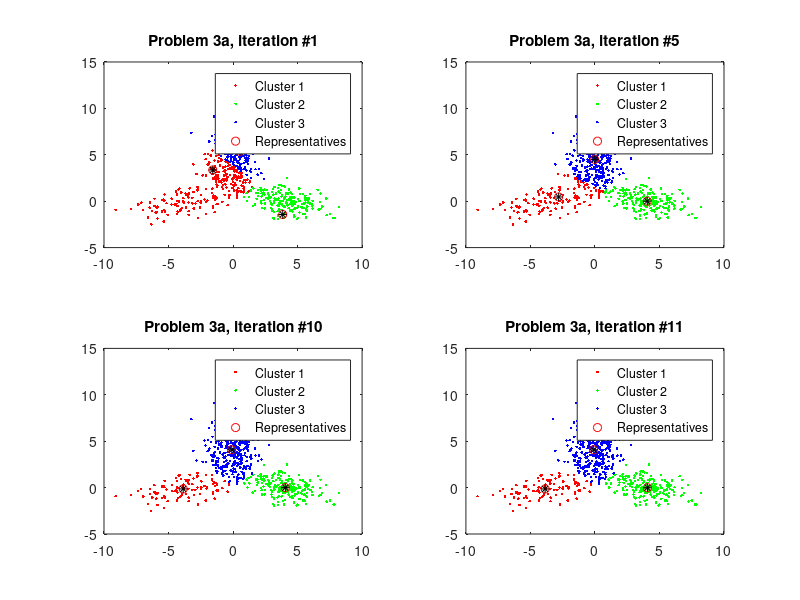
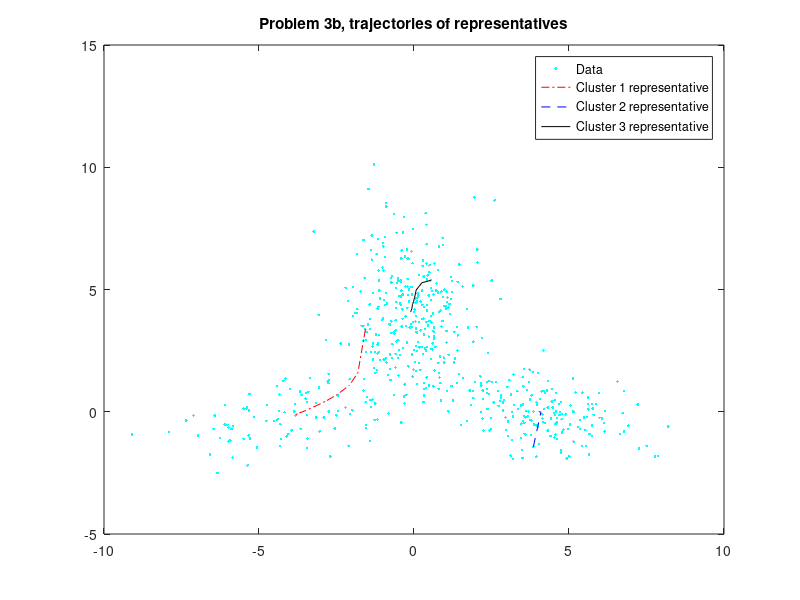
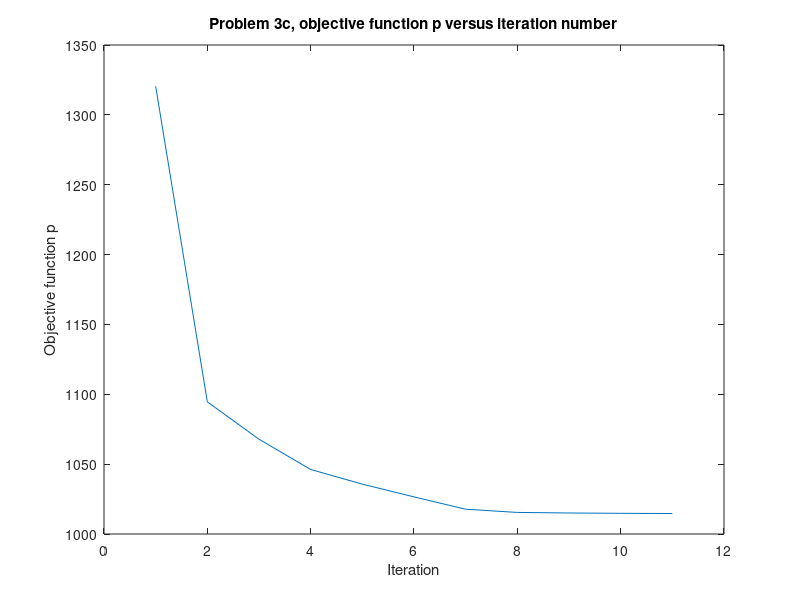
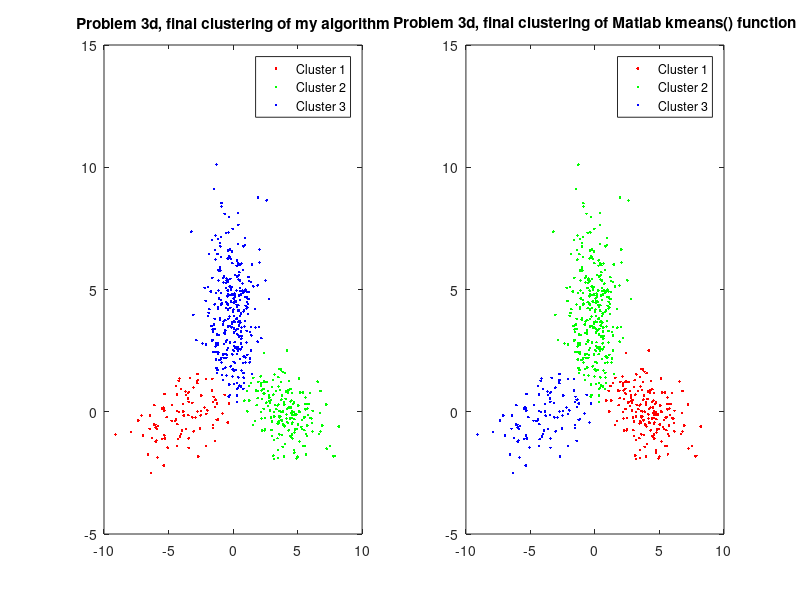

Reproduce these figures in MATLAB, in order.
load('clustering_data.mat');
[m, n] = size(x);
rng(2016);
K = 3;

clust_assignment = zeros(m, 1);
clust1 = zeros(0, 2);
clust2 = zeros(0, 2);
clust3 = zeros(0, 2);

trajectory1 = zeros(0, 2);
trajectory2 = zeros(0, 2);
trajectory3 = zeros(0, 2);

objective_per_iteration = zeros(0, 2);

% Problem 3a
figure
subplot_id = 1;
rs = datasample(x, K);
iteration = 1;
while 1
    clust1 = zeros(0, 2);
    clust2 = zeros(0, 2);
    clust3 = zeros(0, 2);
    
    change_occured = 0;
    % Cluster using representatives
    p_sum = 0;
    for i = 1:m
        vector = x(i, :);
        norm1 = norm(vector - rs(1, :));
        norm2 = norm(vector - rs(2, :));
        norm3 = norm(vector - rs(3, :));
        % Add vector to cluster with smallest norm
        min_norm = min([norm1, norm2, norm3]);
        p_sum = p_sum + min_norm;
        new_clust = 0;
        if min_norm == norm1
            new_clust = 1;
            clust1 = [clust1; vector];
        end
        if min_norm == norm2
            new_clust = 2;
            clust2 = [clust2; vector];
        end
        if min_norm == norm3
            new_clust = 3;
            clust3 = [clust3; vector];
        end
        if new_clust ~= clust_assignment(i)
            change_occured = 1;
        end
        clust_assignment(i) = new_clust;
    end
    p_row = [iteration p_sum];
    objective_per_iteration = [objective_per_iteration; p_row];
    
    % Plot data on relevant iterations
    if iteration == 1 || iteration == 5 || iteration == 10 || change_occured == 0
        sp = subplot(2, 2, subplot_id);
        subplot_id = subplot_id + 1;
        plot(sp, clust1(:, 1), clust1(:, 2), '.r', clust2(:, 1), clust2(:, 2), '.g', clust3(:, 1), clust3(:, 2), '.b', rs(:, 1), rs(:, 2), 'or', rs(:, 1), rs(:, 2), '*k');
        legend('Cluster 1', 'Cluster 2', 'Cluster 3', 'Representatives')
        title(strcat('Problem 3a, iteration #', int2str(iteration)));
    end
    iteration = iteration + 1;
    
    % Update representative
    mean1 = mean(clust1);
    mean2 = mean(clust2);
    mean3 = mean(clust3);
    if isequal(rs(1), mean1) || isequal(rs(2), mean2) || isequal(rs(3), mean3)
        change_occured = 1;
    end
    trajectory1 = [trajectory1; rs(1, :)];
    trajectory2 = [trajectory2; rs(2, :)];
    trajectory3 = [trajectory3; rs(3, :)];
    rs(1, :) = mean1;
    rs(2, :) = mean2;
    rs(3, :) = mean3;
    
    % Stop the loop if convergence occurred
    if change_occured == 0
        break;
    end
end

% Problem 3b
figure
plot(x(:, 1), x(:, 2), '.c', trajectory1(:, 1), trajectory1(:, 2), '-.r', trajectory2(:, 1), trajectory2(:, 2), '--b', trajectory3(:, 1), trajectory3(:, 2), '-k')
legend('Data', 'Cluster 1 representative', 'Cluster 2 representative', 'Cluster 3 representative');
title('Problem 3b, trajectories of representatives')

% Problem 4c
figure
plot(objective_per_iteration(:, 1), objective_per_iteration(:, 2))
title('Problem 3c, objective function p versus iteration number')
xlabel('Iteration')
ylabel('Objective function p')
last_row = objective_per_iteration(end, :);
text(9, 2200, strcat('Smallest value = ', num2str(last_row(2))));

% Problem 3d
figure
sp = subplot(1, 2, 1);
plot(sp, clust1(:, 1), clust1(:, 2), '.r', clust2(:, 1), clust2(:, 2), '.g', clust3(:, 1), clust3(:, 2), '.b');
legend('Cluster 1', 'Cluster 2', 'Cluster 3')
title('Problem 3d, final clustering of my algorithm');
sp = subplot(1, 2, 2);
idx = kmeans(x, K);
clust1x = zeros(0, 2);
clust2x = zeros(0, 2);
clust3x = zeros(0, 2);
for i = 1:m
    vector = x(i, :);
    if idx(i) == 1
        clust1x = [clust1x; vector];
    end
    if idx(i) == 2
        clust2x = [clust2x; vector];
    end
    if idx(i) == 3
        clust3x = [clust3x; vector];
    end
end
plot(sp, clust1x(:, 1), clust1x(:, 2), '.r', clust2x(:, 1), clust2x(:, 2), '.g', clust3x(:, 1), clust3x(:, 2), '.b');
legend('Cluster 1', 'Cluster 2', 'Cluster 3')
title('Problem 3d, final clustering of Matlab kmeans() function');
